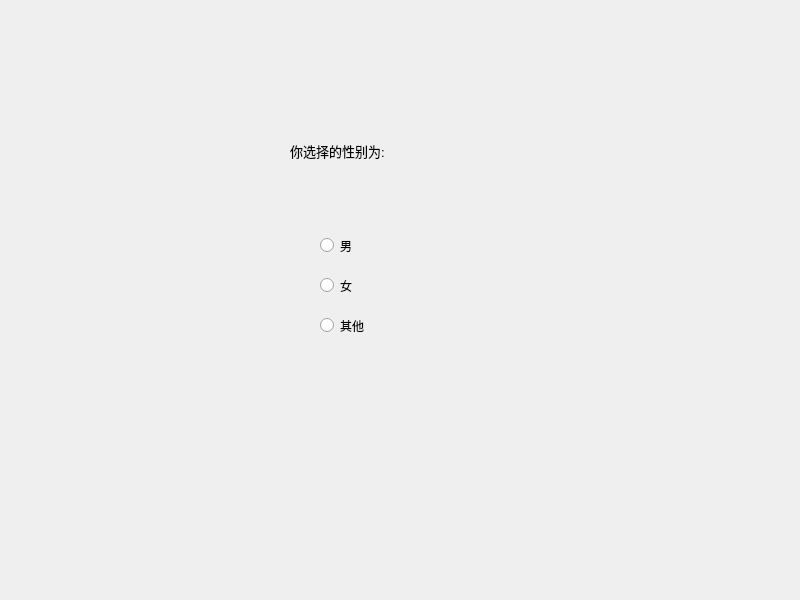
<?xml version="1.0" encoding="UTF-8"?>
<ui version="4.0">
 <class>Widget</class>
 <widget class="QWidget" name="Widget">
  <property name="geometry">
   <rect>
    <x>0</x>
    <y>0</y>
    <width>800</width>
    <height>600</height>
   </rect>
  </property>
  <property name="windowTitle">
   <string>Widget</string>
  </property>
  <widget class="QLabel" name="label">
   <property name="geometry">
    <rect>
     <x>290</x>
     <y>100</y>
     <width>261</width>
     <height>101</height>
    </rect>
   </property>
   <property name="font">
    <font>
     <family>Arial</family>
     <pointsize>10</pointsize>
    </font>
   </property>
   <property name="text">
    <string>你选择的性别为:</string>
   </property>
  </widget>
  <widget class="QRadioButton" name="radioButtonMale">
   <property name="geometry">
    <rect>
     <x>320</x>
     <y>230</y>
     <width>91</width>
     <height>31</height>
    </rect>
   </property>
   <property name="text">
    <string>男</string>
   </property>
  </widget>
  <widget class="QRadioButton" name="radioButtonFemale">
   <property name="geometry">
    <rect>
     <x>320</x>
     <y>270</y>
     <width>91</width>
     <height>31</height>
    </rect>
   </property>
   <property name="text">
    <string>女</string>
   </property>
  </widget>
  <widget class="QRadioButton" name="radioButtonOther">
   <property name="geometry">
    <rect>
     <x>320</x>
     <y>310</y>
     <width>91</width>
     <height>31</height>
    </rect>
   </property>
   <property name="text">
    <string>其他</string>
   </property>
  </widget>
 </widget>
 <resources/>
 <connections/>
</ui>
